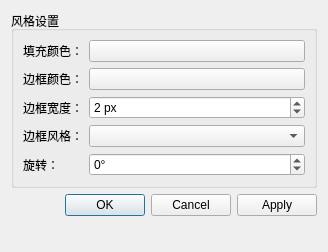
<?xml version="1.0" encoding="UTF-8"?>
<ui version="4.0">
 <class>StyleEditorDialog</class>
 <widget class="QDialog" name="StyleEditorDialog">
  <property name="geometry">
   <rect>
    <x>0</x>
    <y>0</y>
    <width>328</width>
    <height>252</height>
   </rect>
  </property>
  <property name="windowTitle">
   <string>编辑风格</string>
  </property>
  <property name="modal">
   <bool>true</bool>
  </property>
  <layout class="QVBoxLayout" name="verticalLayout">
   <item>
    <widget class="QGroupBox" name="uiStyleSettingsGroupBox">
     <property name="title">
      <string>风格设置</string>
     </property>
     <layout class="QGridLayout" name="gridLayout">
      <item row="0" column="0">
       <widget class="QLabel" name="uiColorLabel">
        <property name="text">
         <string>填充颜色：</string>
        </property>
       </widget>
      </item>
      <item row="0" column="1">
       <widget class="QPushButton" name="uiColorPushButton">
        <property name="text">
         <string/>
        </property>
       </widget>
      </item>
      <item row="1" column="0">
       <widget class="QLabel" name="uiBorderColorLabel">
        <property name="text">
         <string>边框颜色：</string>
        </property>
       </widget>
      </item>
      <item row="1" column="1">
       <widget class="QPushButton" name="uiBorderColorPushButton">
        <property name="text">
         <string/>
        </property>
       </widget>
      </item>
      <item row="2" column="0">
       <widget class="QLabel" name="uiBorderWidthLabel">
        <property name="text">
         <string>边框宽度：</string>
        </property>
       </widget>
      </item>
      <item row="2" column="1">
       <widget class="QSpinBox" name="uiBorderWidthSpinBox">
        <property name="suffix">
         <string> px</string>
        </property>
        <property name="minimum">
         <number>1</number>
        </property>
        <property name="maximum">
         <number>100</number>
        </property>
        <property name="value">
         <number>2</number>
        </property>
       </widget>
      </item>
      <item row="3" column="0">
       <widget class="QLabel" name="uiBorderStyleLabel">
        <property name="text">
         <string>边框风格：</string>
        </property>
       </widget>
      </item>
      <item row="3" column="1">
       <widget class="QComboBox" name="uiBorderStyleComboBox"/>
      </item>
      <item row="4" column="0">
       <widget class="QLabel" name="uiRotationLabel">
        <property name="text">
         <string>旋转：</string>
        </property>
       </widget>
      </item>
      <item row="4" column="1">
       <widget class="QSpinBox" name="uiRotationSpinBox">
        <property name="sizePolicy">
         <sizepolicy hsizetype="Expanding" vsizetype="Fixed">
          <horstretch>0</horstretch>
          <verstretch>0</verstretch>
         </sizepolicy>
        </property>
        <property name="toolTip">
         <string>Rotation can be ajusted on the scene for a selected item while
editing (notes only) with ALT and '+' (or P) / ALT and '-' (or M)</string>
        </property>
        <property name="suffix">
         <string>°</string>
        </property>
        <property name="minimum">
         <number>-360</number>
        </property>
        <property name="maximum">
         <number>360</number>
        </property>
       </widget>
      </item>
     </layout>
    </widget>
   </item>
   <item>
    <widget class="QDialogButtonBox" name="uiButtonBox">
     <property name="orientation">
      <enum>Qt::Horizontal</enum>
     </property>
     <property name="standardButtons">
      <set>QDialogButtonBox::Apply|QDialogButtonBox::Cancel|QDialogButtonBox::Ok</set>
     </property>
    </widget>
   </item>
   <item>
    <spacer name="verticalSpacer">
     <property name="orientation">
      <enum>Qt::Vertical</enum>
     </property>
     <property name="sizeHint" stdset="0">
      <size>
       <width>20</width>
       <height>40</height>
      </size>
     </property>
    </spacer>
   </item>
  </layout>
 </widget>
 <resources>
  <include location="../../resources/resources.qrc"/>
 </resources>
 <connections>
  <connection>
   <sender>uiButtonBox</sender>
   <signal>accepted()</signal>
   <receiver>StyleEditorDialog</receiver>
   <slot>accept()</slot>
   <hints>
    <hint type="sourcelabel">
     <x>248</x>
     <y>254</y>
    </hint>
    <hint type="destinationlabel">
     <x>157</x>
     <y>274</y>
    </hint>
   </hints>
  </connection>
  <connection>
   <sender>uiButtonBox</sender>
   <signal>rejected()</signal>
   <receiver>StyleEditorDialog</receiver>
   <slot>reject()</slot>
   <hints>
    <hint type="sourcelabel">
     <x>316</x>
     <y>260</y>
    </hint>
    <hint type="destinationlabel">
     <x>286</x>
     <y>274</y>
    </hint>
   </hints>
  </connection>
 </connections>
</ui>
